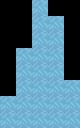

A level layout from a 2D game, rendered from its tile map. Below: a short description, then the map file with its tile-grid data intact:
An orthogonal 5x8 tile map with 16x16 px tiles, 1 tile layer (Tile Layer 1), 2 tilesets.

<map version="1.10" tiledversion="1.11.2" orientation="orthogonal" renderorder="right-down" width="5" height="8" tilewidth="16" tileheight="16" infinite="0" nextlayerid="2" nextobjectid="1">
 <tileset firstgid="1" source="Blocks.tsx" />
 <tileset firstgid="65" source="../Blocks.tsx" />
 <layer id="1" name="Tile Layer 1" width="5" height="8">
  <data encoding="csv">
0,0,26,0,0,
0,0,26,26,0,
0,0,26,26,0,
0,26,26,26,0,
0,26,26,26,0,
0,26,26,26,26,
26,26,26,26,26,
26,26,26,26,26
</data>
 </layer>
</map>
